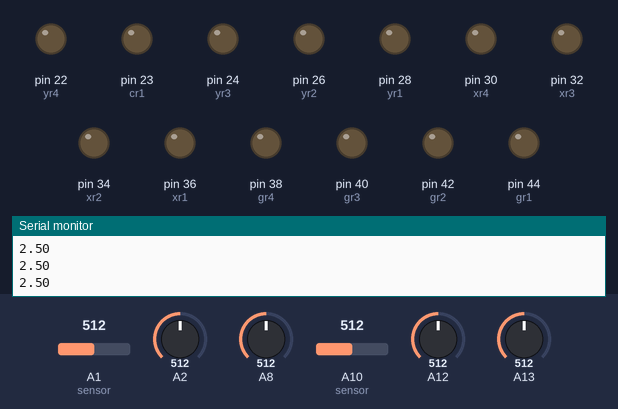
Bench run of a sketch on a simulated Arduino Mega 2560, built with avr-gcc and run on an emulated ATmega2560. Parts: output pins drawn as LEDs (lit = HIGH), the last lines printed to the serial monitor. Dashed ring = blinking. The test bench sets the inputs (shaded band); at power-on: A8 = 512, A2 = 512, A1 (sensor) = 512, A10 (sensor) = 512, A12 = 512, A13 = 512.

Above: at 1.2 s.
1.3 s: A8 set to 605
2.8 s: A8 set to 629
At 3.18 s:
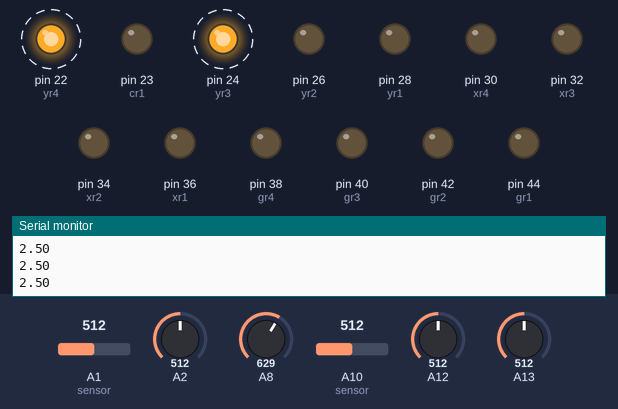
5.8 s: A2 set to 600
8.0 s: A2 set to 621
At 10.2 s:
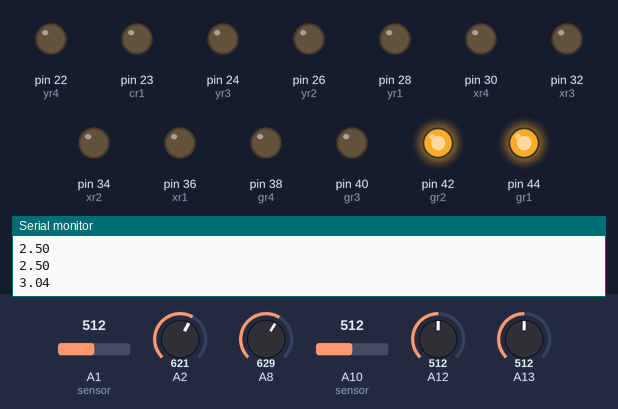
At 19.6 s:
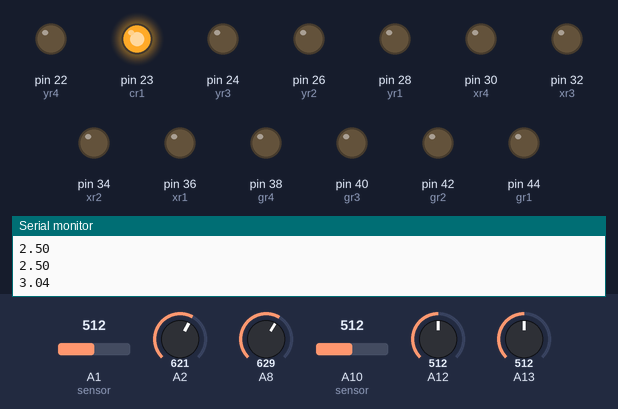
Timing chart, 0 to 41.0 s (numbered marks = the images above; inputs shaded):
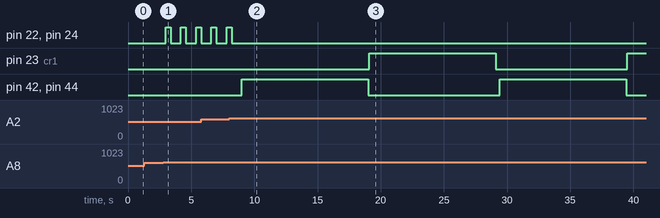

Measured:
- the behaviour switches between 613 and 614 on A8 (found by bisection; images 0 and 1)
- the behaviour switches between 613 and 614 on A2 (found by bisection; images 1 and 2)
- after the input at 2.8 s, pin 22 (yr4), pin 24 (yr3): alternates HIGH for 0.40 s and LOW for 0.80 s, starting after 0.19 s
- after the input at 8.0 s, pin 22 (yr4), pin 24 (yr3): goes on until 8.2 s, then stays LOW; pin 23 (cr1): LOW → HIGH after 11.1 s, → LOW 10.0 s later, → HIGH 10.4 s later; pin 42 (gr2), pin 44 (gr1): alternates HIGH for 10.0 s and LOW for 10.4 s, starting after 1.0 s

The sketch:

m_master_code.ino
```cpp
 /*
  EGG eVENDING MACHINE CODE FOR Y AXIS TRIAL 1
 CC NARRENCER , TILAK , CPDO , DENNIS ASHOK

 */
int xr1 = 36;// x fwd
int xr2 = 34;
int xr3 = 32;// x rev
int xr4 = 30;

int yr1 = 28;// y relay fwd
int yr2 = 26;
int yr3 = 24;// y rev
int yr4 = 22;


int gr1 = 44; // gripper fwd
int gr2 = 42;
int gr3 = 40; // gripper rev
int gr4 = 38;

int cr1 = 23;// conveyor
boolean grip_value = false;
boolean ungrip_value = false;
boolean conveyor_value = false;
///////////////////////////////////////
//global
int left_p_grip1=0;
float left_p_grip =0.0;
int gripper_egg1 = 0;
float gripper_egg = 0.0;
int top_sensor1 =0;
float gripper_center =0.0;
int gripper_c = 0;
float top_sensor = 0.0;
int con_end1 = 0;
float con_end =0.0;
int con_start1 = 0;
float con_start = 0.0;

/////////////////////////////////////////

// the setup routine runs once when you press reset:
void setup() {
  Serial.begin(9600);
  // initialize the digital pin as an output.
  pinMode(yr1, OUTPUT);
  pinMode(yr2, OUTPUT);
  pinMode(yr3, OUTPUT);
  pinMode(yr4, OUTPUT);
  // x axis innitilaization
  pinMode(xr1, OUTPUT);
  pinMode(xr2, OUTPUT);
  pinMode(xr3, OUTPUT);
  pinMode(xr4, OUTPUT);

  // conveyor
   pinMode(cr1, OUTPUT);

     // initialize the digital pin as an output.
  pinMode(gr1, OUTPUT);
  pinMode(gr2, OUTPUT);
  pinMode(gr3, OUTPUT);
  pinMode(gr4, OUTPUT);


 }

///////////// the loop routine runs over and over again forever:

void loop()
{

// Write the left X
  left_p_grip1 = analogRead(A10); //left position gripper proximity sensor
   left_p_grip = left_p_grip1 * (5.0 / 1023.0);
  Serial.println(left_p_grip);

// Inside gripper
   gripper_egg1 = analogRead(A12); // inside gripper
   gripper_egg = gripper_egg1 * (5.0 / 1023.0);
  Serial.println(gripper_egg);

 // GRIPPER CENTER
   gripper_c = analogRead(A8); // gripper center
   gripper_center = gripper_c * (5.0 / 1023.0);
  Serial.println(gripper_center);

  // TOP SENSOR
   top_sensor1 = analogRead(A13); // top_sensor
   top_sensor = top_sensor1 * (5.0 / 1023.0);
  Serial.println(top_sensor);
  // conveyor end
   con_end1 = analogRead(A1); //left position gripper proximity sensor
   con_end = con_end1 * (5.0 / 1023.0);
  Serial.println(con_end);


  // conveyor
   con_start1 = analogRead(A2); // conveyor
   con_start = con_start1 * (5.0 / 1023.0);
  Serial.println(con_start);


//PROGRAM//////////////////////////////////////////////////////////////////////////////////////////////////////////////////////////////
/// 1st half
if (gripper_center<3 && left_p_grip>3)
{
  while(gripper_egg>3 && left_p_grip>3)
  {
    ydown();
    delay(100);
    update();

  }
  while(gripper_egg<3 && top_sensor<3)
  {
    grip();
    delay(100);
    update();
    if(grip_value = true)
    break;
  }
  while ( top_sensor<3 && gripper_center<3)
  {
    yup();
    delay(100);
    update();
  }
  while(top_sensor>3 && gripper_center<3)
  {
    xrr();
    delay(100);
    update();
  }

}

delay(100);
/// 2nd half
if(con_end<3 && gripper_center>3)
{
  while(con_start<3 && gripper_egg<3)
  {
    ydown1();
    delay(100);
    update();
  }
  while (con_start>3 && gripper_center>3)//gripper_egg<3)
  {
    ungrip();
    delay(100);
    update();
    // break;
   if(ungrip_value == true)
   break;
  }
  while(con_start>3 && gripper_center>3 && con_end<3 )
  {
  cy();
  delay(100);
  update();
  if (conveyor_value == true)
  break;
  }
}
// 127.0.0.1

if (left_p_grip<3 && gripper_egg>3)
{
 while (top_sensor<3 && left_p_grip<3)
 {
   yup();
   delay(100);
   update();
   delay(100);
   break;
 }
}

while (top_sensor>3 && left_p_grip<3)
 {

   if (left_p_grip<3 && gripper_egg>3)
   {xll();
   delay(100);
   update();
   }
   update();
   delay(100);
   break;
 }

}// end prog

//FUNCTIONS//////////////////////////////////////////////////////////////////////////////////////////////////////////////////////////////////
// conveyor movement
void cy()
{
  // cy for call();
  conveyor_value = true;
  digitalWrite(cr1, HIGH);   // FORWARD TURN ON
  delay(10000);               //
  digitalWrite(cr1, LOW);   // FORWARD TURN OFF
  delay(100);
}

// gripper movement
void grip()
{
  grip_value = true;
   digitalWrite(gr3, HIGH);   // gripp TURN ON
  digitalWrite(gr4,HIGH);
  delay(14000);
  digitalWrite(gr3, LOW);   // grip TURN OFF
  digitalWrite(gr4,LOW);
  delay(10);
}

void ungrip()
{
  ungrip_value = true;
  digitalWrite(gr1, HIGH);  // ungrip TURN ON
  digitalWrite(gr2, HIGH);
  delay(10000);
  digitalWrite(gr1, LOW);  // ungrip TURN OFF
  digitalWrite(gr2, LOW);
  delay(10);
}

// x axis movement
void xrr()
{
  digitalWrite(xr1, HIGH);   // RIGHT TURN ON
  digitalWrite(xr2,HIGH);
  delay(4000);               //
  digitalWrite(xr1, LOW);   //  TURN OFF
  digitalWrite(xr2,LOW);
  delay(100);
}
void xll()
{
  digitalWrite(xr3, HIGH);   // LEFT TURN ON
  digitalWrite(xr4,HIGH);
  delay(4000);               //
  digitalWrite(xr3, LOW);   //  LEFT OFF
  digitalWrite(xr4,LOW);
  delay(100);
  }

// y axis movement
void yup()
{
  digitalWrite(yr1, HIGH);   // up TURN ON
  digitalWrite(yr2,HIGH);
  delay(400);               //
  digitalWrite(yr1, LOW);   // up TURN OFF
  digitalWrite(yr2,LOW);
  delay(300);
  return;
}

void ydown()
{
  digitalWrite(yr3, HIGH);  // down TURN ON
  digitalWrite(yr4, HIGH);
  delay(100);
  digitalWrite(yr3, LOW);  // down TURN ON
  digitalWrite(yr4, LOW);
  delay(400);
}
void yup1()
{
  digitalWrite(yr1, HIGH);   // up TURN ON
  digitalWrite(yr2,HIGH);
  delay(2200);               //
  digitalWrite(yr1, LOW);   // up TURN OFF
  digitalWrite(yr2,LOW);
  delay(300);
  return;
}
void ydown1()
{
  digitalWrite(yr3, HIGH);  // down TURN ON
  digitalWrite(yr4, HIGH);
  delay(400);
  digitalWrite(yr3, LOW);  // down TURN ON
  digitalWrite(yr4, LOW);
  delay(700);
}
void update()
{
 // Write the left X
  left_p_grip1 = analogRead(A10); //left position gripper proximity sensor
   left_p_grip = left_p_grip1 * (5.0 / 1023.0);
  Serial.println(left_p_grip);

// Inside gripper
   gripper_egg1 = analogRead(A12); // inside gripper
   gripper_egg = gripper_egg1 * (5.0 / 1023.0);
  Serial.println(gripper_egg);

 // GRIPPER CENTER
   gripper_c = analogRead(A8); // gripper center
   gripper_center = gripper_c * (5.0 / 1023.0);
  Serial.println(gripper_center);

  // TOP SENSOR
   top_sensor1 = analogRead(A13); // top_sensor
   top_sensor = top_sensor1 * (5.0 / 1023.0);
  Serial.println(top_sensor);
  // conveyor end
   con_end1 = analogRead(A10); //left position gripper proximity sensor
   con_end = con_end1 * (5.0 / 1023.0);
  Serial.println(con_end);


  // conveyor
   con_start1 = analogRead(A2); // conveyor
   con_start = con_start1 * (5.0 / 1023.0);
  Serial.println(con_start);
}
```
